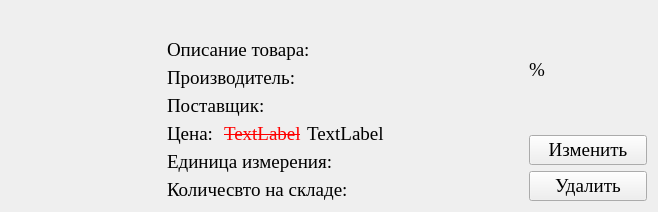
<?xml version="1.0" encoding="UTF-8"?>
<ui version="4.0">
 <class>Product</class>
 <widget class="QFrame" name="Product">
  <property name="geometry">
   <rect>
    <x>0</x>
    <y>0</y>
    <width>658</width>
    <height>205</height>
   </rect>
  </property>
  <property name="minimumSize">
   <size>
    <width>658</width>
    <height>0</height>
   </size>
  </property>
  <property name="maximumSize">
   <size>
    <width>658</width>
    <height>16777215</height>
   </size>
  </property>
  <property name="baseSize">
   <size>
    <width>658</width>
    <height>0</height>
   </size>
  </property>
  <property name="font">
   <font>
    <family>Times New Roman</family>
    <pointsize>14</pointsize>
   </font>
  </property>
  <property name="windowTitle">
   <string>Frame</string>
  </property>
  <layout class="QHBoxLayout" name="horizontalLayout_2" stretch="1,3,1">
   <item>
    <widget class="QLabel" name="Image">
     <property name="minimumSize">
      <size>
       <width>150</width>
       <height>150</height>
      </size>
     </property>
     <property name="maximumSize">
      <size>
       <width>150</width>
       <height>150</height>
      </size>
     </property>
     <property name="baseSize">
      <size>
       <width>150</width>
       <height>150</height>
      </size>
     </property>
     <property name="text">
      <string/>
     </property>
     <property name="pixmap">
      <pixmap>../../../../../../../time/import/picture.png</pixmap>
     </property>
     <property name="scaledContents">
      <bool>true</bool>
     </property>
    </widget>
   </item>
   <item>
    <layout class="QGridLayout" name="gridLayout" columnstretch="0,0,10">
     <item row="4" column="1">
      <widget class="QLabel" name="OldPrice">
       <property name="font">
        <font>
         <family>Times New Roman</family>
         <pointsize>14</pointsize>
         <strikeout>true</strikeout>
        </font>
       </property>
       <property name="styleSheet">
        <string notr="true">color:red; text-decoration:line-through;</string>
       </property>
       <property name="text">
        <string>TextLabel</string>
       </property>
      </widget>
     </item>
     <item row="4" column="0">
      <widget class="QLabel" name="Price">
       <property name="text">
        <string>Цена: </string>
       </property>
      </widget>
     </item>
     <item row="4" column="2">
      <widget class="QLabel" name="NewPrice">
       <property name="text">
        <string>TextLabel</string>
       </property>
      </widget>
     </item>
     <item row="0" column="0" colspan="3">
      <widget class="QLabel" name="Type">
       <property name="font">
        <font>
         <weight>75</weight>
         <bold>true</bold>
        </font>
       </property>
       <property name="text">
        <string/>
       </property>
      </widget>
     </item>
     <item row="1" column="0" colspan="3">
      <widget class="QLabel" name="Description">
       <property name="text">
        <string>Описание товара: </string>
       </property>
       <property name="wordWrap">
        <bool>true</bool>
       </property>
      </widget>
     </item>
     <item row="2" column="0" colspan="3">
      <widget class="QLabel" name="Creator">
       <property name="text">
        <string>Производитель: </string>
       </property>
      </widget>
     </item>
     <item row="3" column="0" colspan="3">
      <widget class="QLabel" name="Seller">
       <property name="text">
        <string>Поставщик: </string>
       </property>
      </widget>
     </item>
     <item row="5" column="0" colspan="3">
      <widget class="QLabel" name="Counter">
       <property name="text">
        <string>Единица измерения: </string>
       </property>
      </widget>
     </item>
     <item row="6" column="0" colspan="3">
      <widget class="QLabel" name="Count">
       <property name="text">
        <string>Количесвто на складе: </string>
       </property>
      </widget>
     </item>
    </layout>
   </item>
   <item>
    <layout class="QVBoxLayout" name="verticalLayout_2">
     <item>
      <widget class="QLabel" name="Discount">
       <property name="text">
        <string>%</string>
       </property>
      </widget>
     </item>
     <item>
      <widget class="QPushButton" name="Update">
       <property name="text">
        <string>Изменить</string>
       </property>
      </widget>
     </item>
     <item>
      <widget class="QPushButton" name="Delete">
       <property name="font">
        <font>
         <family>Times New Roman</family>
         <pointsize>14</pointsize>
        </font>
       </property>
       <property name="text">
        <string>Удалить</string>
       </property>
      </widget>
     </item>
    </layout>
   </item>
  </layout>
 </widget>
 <resources/>
 <connections/>
</ui>
